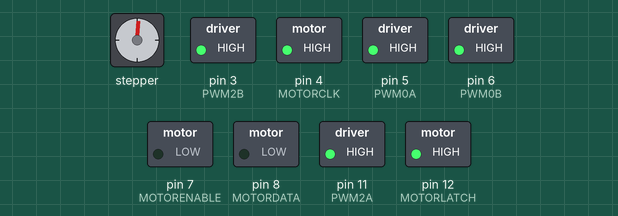
This sketch was run on a simulated Arduino Uno, built with avr-gcc and run on an emulated ATmega328P. On the bench: stepper motor, switched loads named in the sketch (green lamp = pin HIGH). Stepper angles assume 200 steps per turn.

Above: at 0.39 s.
At 10.07 s:
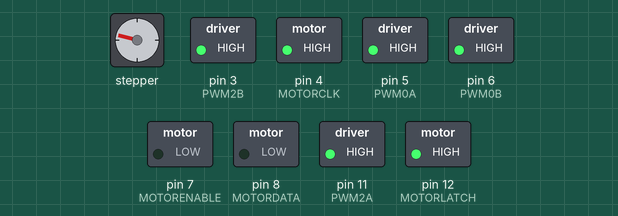
At 19.98 s:
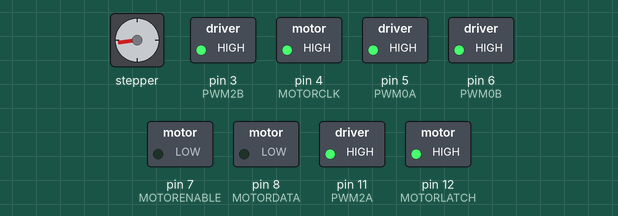
At 39.8 s:
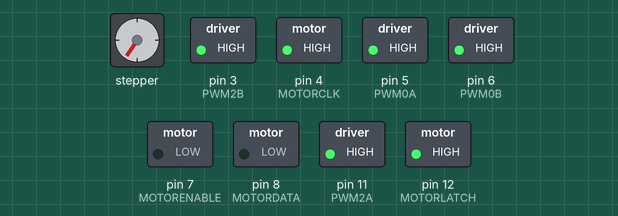
Timing chart, 0 to 40.0 s (numbered marks = the images above):
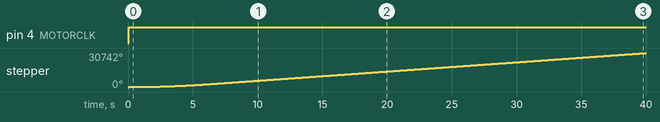

The sketch:

h137.ino
```cpp
// AFMotor_ConstantSpeed.pde
// -*- mode: C++ -*-
//
// Shows how to use AccelStepper to control a 3-phase motor, such as a HDD spindle motor
// using the Adafruit Motor Shield
// http://www.ladyada.net/make/mshield/index.html.
// Create a subclass of AccelStepper which controls the motor  pins via the
// Motor Shield serial-to-parallel interface

#include <AccelStepper.h>

// Arduino pin names for interface to 74HCT595 latch
// on Adafruit Motor Shield
#define MOTORLATCH   12
#define MOTORCLK     4
#define MOTORENABLE  7
#define MOTORDATA    8

// PWM pins, also used to enable motor outputs
#define PWM0A        5
#define PWM0B        6
#define PWM1A        9
#define PWM1B        10
#define PWM2A        11
#define PWM2B        3


// The main purpose of this class is to override setOutputPins to work with Adafruit Motor Shield
class AFMotorShield : public AccelStepper
{
  public:
  AFMotorShield(uint8_t interface = AccelStepper::FULL4WIRE, uint8_t pin1 = 2, uint8_t pin2 = 3, uint8_t pin3 = 4, uint8_t pin4 = 5);

  virtual void   setOutputPins(uint8_t mask);
};


AFMotorShield::AFMotorShield(uint8_t interface, uint8_t pin1, uint8_t pin2, uint8_t pin3, uint8_t pin4)
    : AccelStepper(interface, pin1, pin2, pin3, pin4)
{
    // Enable motor control serial to parallel latch
    pinMode(MOTORLATCH, OUTPUT);
    pinMode(MOTORENABLE, OUTPUT);
    pinMode(MOTORDATA, OUTPUT);
    pinMode(MOTORCLK, OUTPUT);
    digitalWrite(MOTORENABLE, LOW);

    // enable both H bridges on motor 1
    pinMode(PWM2A, OUTPUT);
    pinMode(PWM2B, OUTPUT);
    pinMode(PWM0A, OUTPUT);
    pinMode(PWM0B, OUTPUT);
    digitalWrite(PWM2A, HIGH);
    digitalWrite(PWM2B, HIGH);
    digitalWrite(PWM0A, HIGH);
    digitalWrite(PWM0B, HIGH);

    setOutputPins(0); // Reset
};

// Use the AF Motor Shield serial-to-parallel to set the state of the motor pins
// Caution: the mapping of AccelStepper pins to AF motor outputs is not
// obvious:
// AccelStepper     Motor Shield output
// pin1                M4A
// pin2                M1A
// pin3                M2A
// pin4                M3A
// Caution this is pretty slow and limits the max speed of the motor to about 500/3 rpm
void AFMotorShield::setOutputPins(uint8_t mask)
{
  uint8_t i;

  digitalWrite(MOTORLATCH, LOW);
  digitalWrite(MOTORDATA, LOW);

  for (i=0; i<8; i++)
  {
    digitalWrite(MOTORCLK, LOW);

    if (mask & _BV(7-i))
      digitalWrite(MOTORDATA, HIGH);
    else
      digitalWrite(MOTORDATA, LOW);

    digitalWrite(MOTORCLK, HIGH);
  }
  digitalWrite(MOTORLATCH, HIGH);
}

AFMotorShield stepper(AccelStepper::HALF3WIRE, 0, 0, 0, 0); // 3 phase HDD spindle drive

void setup()
{
   stepper.setMaxSpeed(500);	// divide by 3 to get rpm
   stepper.setAcceleration(80);
   stepper.moveTo(10000000);
}

void loop()
{
   stepper.run();
}
```

Measured:
- by itself, pin 4 (MOTORCLK): LOW → HIGH at 0.04 s
- by itself, stepper: keeps turning clockwise at about 771°/s
